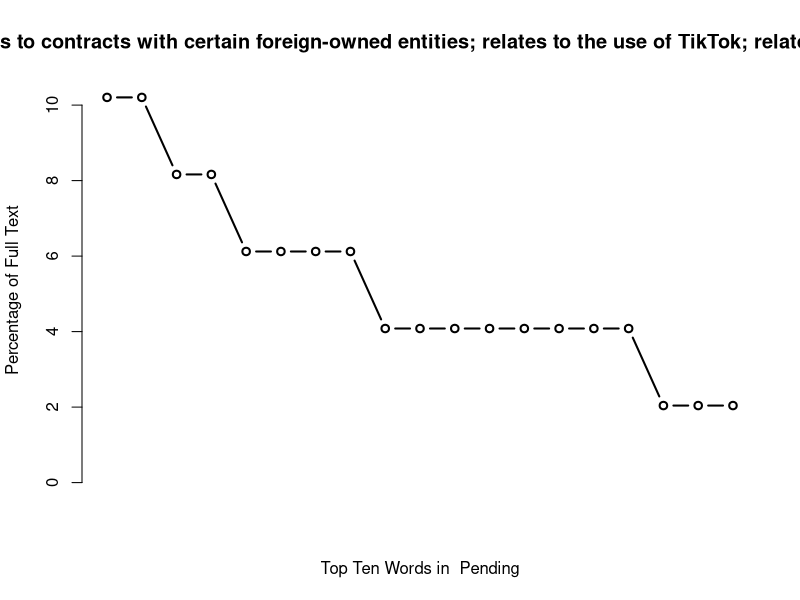
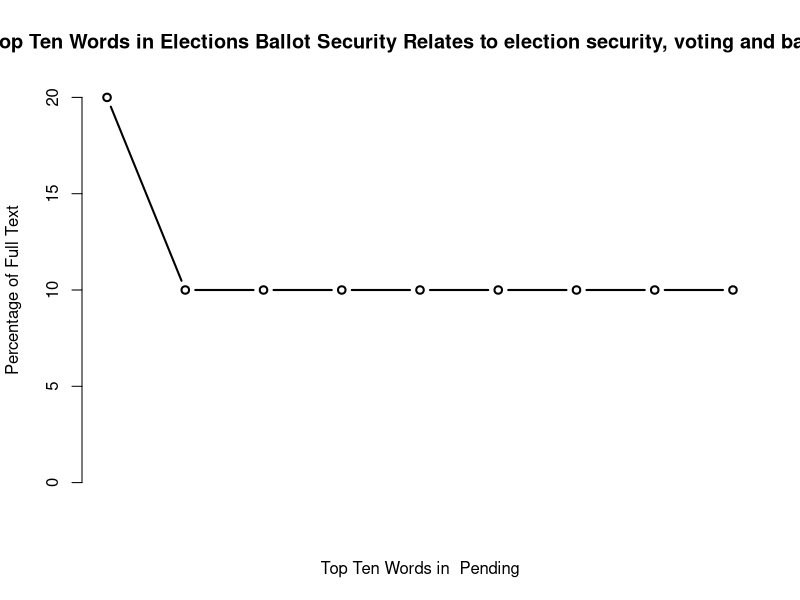
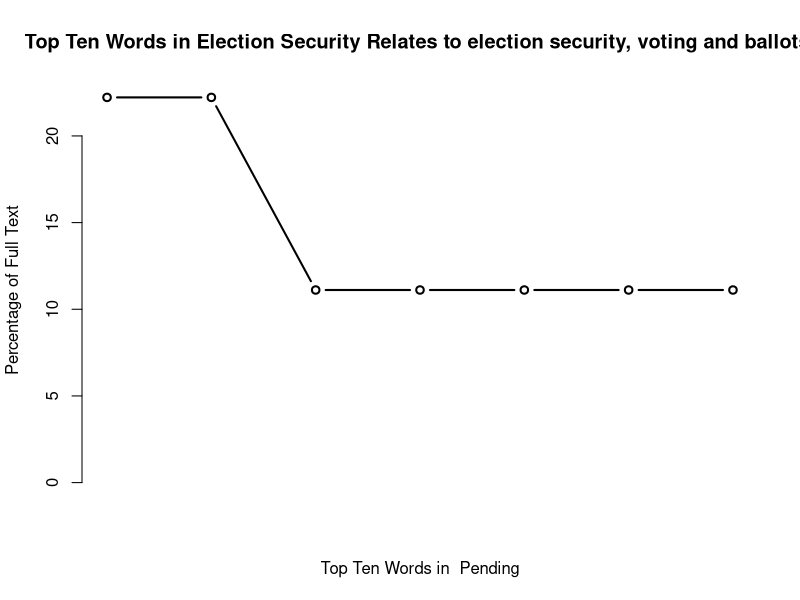
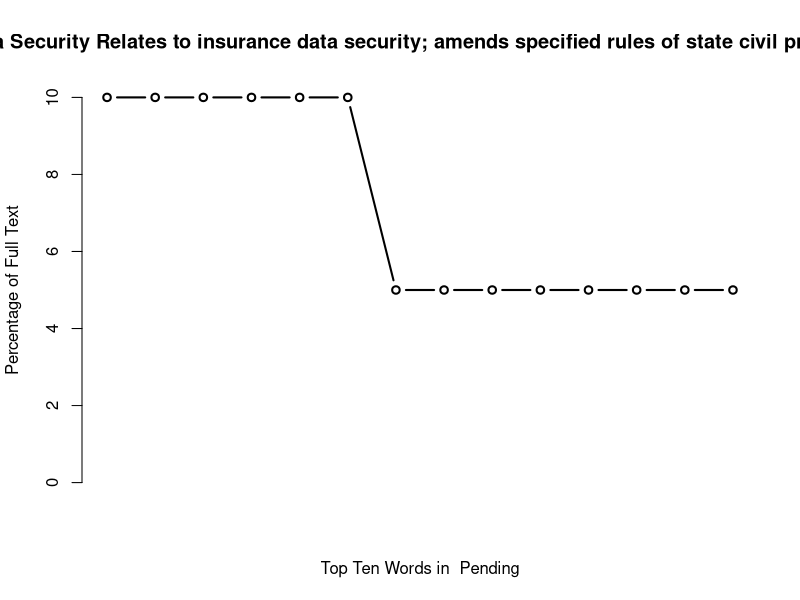
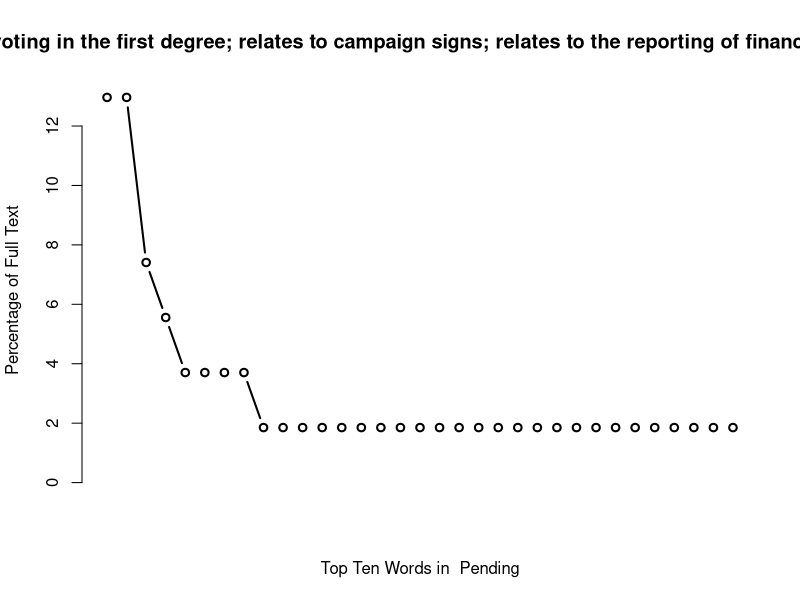
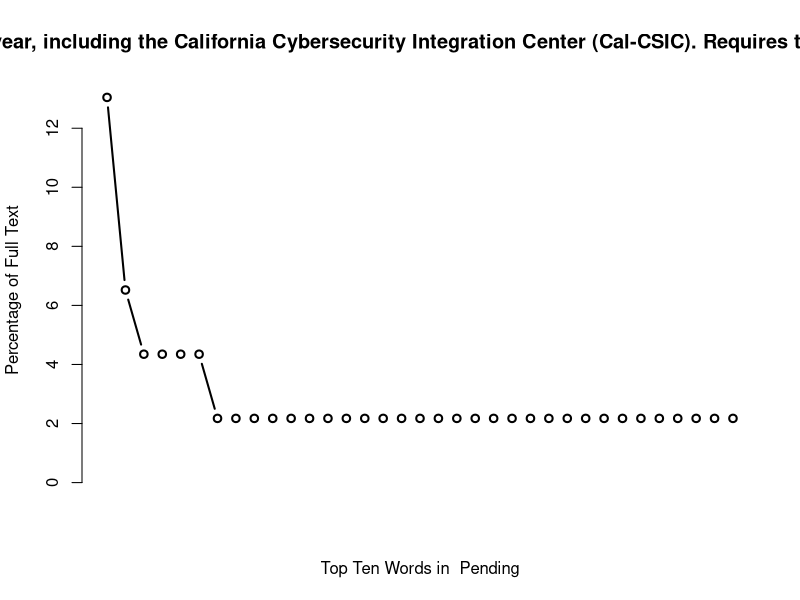
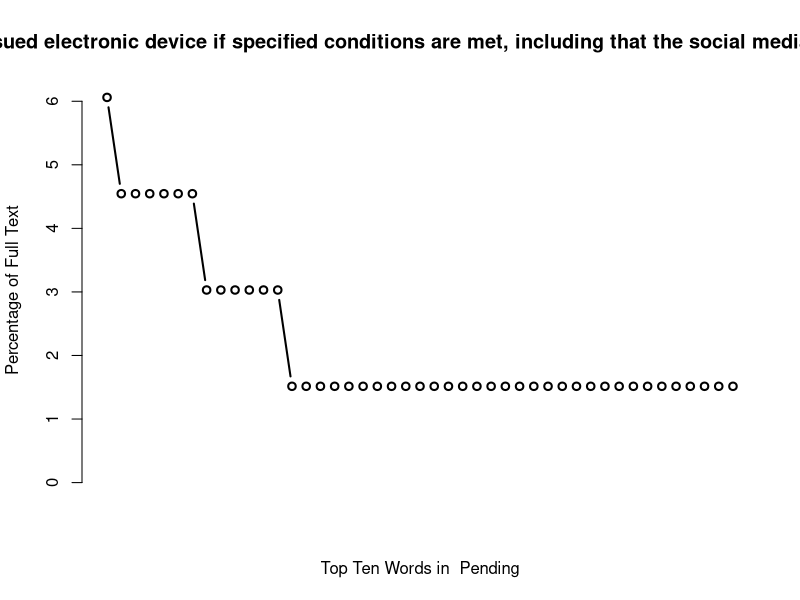
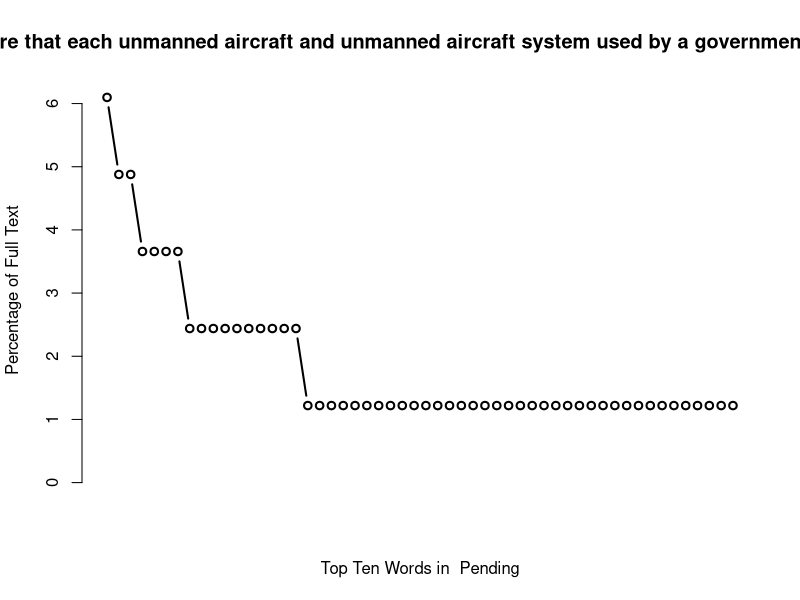

Write the R code that produced these figures, in order.
# Preliminary Data Loading and Cleaning/Filtering to get desired text area from file -- removing metadata

text.v <- scan("cybersecurity2023legislation.txt", what="character", sep="\n")
start.v <- which(text.v == "Alabama")
end.v <- which(text.v == "Establishes the Cyber Maryland Program in the Maryland Technology Development Corporation to increase the cybersecurity workforce in the state, build an advanced cybersecurity workforce, and carry out other purposes related to the cybersecurity workforce in the state; establishes the Cyber Maryland Fund; establishes the Cyber Maryland Board; requires the Maryland Higher Education Commission, in consultation with a certain organization, to expand the Cyber Warrior Diversity Program.")
start.metadata.v <- text.v[1:(start.v - 1)]
end.metadata.v <- text.v[(end.v+1):length(text.v)]
metadata.v <- c(start.metadata.v, end.metadata.v)
laws.v <- text.v[start.v:end.v]
laws.v <- laws.v[!grepl("^[A-Z]+ \\d+$", laws.v)] # all good up until here

# Sorting each of the laws into the statuses

statuses <- c("Pending", "Enacted", "Vetoed", "Failed", "Adopted")  # Add more statuses if needed

status_lists <- list() # initialize blocks list

# Initialize empty lists for each status
for (status in statuses) {
  status_lists[status] <- list()
}

Pending_count <- 0
Enacted_count <- 0
Vetoed_count <- 0
Failed_count <- 0
Adopted_count <- 0

for (i in 3:length(text.v)) {  # Start from the third line to ensure we can access two previous lines
  line <- text.v[i] # Pending - Carryover
  prev_line <- text.v[i - 1] # Foreign Contracts and Commerce
  prev_prev_line <- text.v[i - 2] # H 132
  prev_prev_prev_line <- text.v[i - 3] #ALASKA
  after_line <- text.v[i + 1] # Relates to the....
  
  # Check if the line contains a status indicator
  if (grepl("Pending", line)) {
    current_status <- "Pending"
    Pending_count <- Pending_count + 1
    #status_line <- paste(prev_prev_prev_line, prev_prev_line, prev_line, after_line, sep = " ") if you need to add more lines add them here
    status_line <- paste(prev_line, after_line, sep = " ") #if you need to add more lines add them here
    status_lists[[current_status]][[length(status_lists[[current_status]]) + 1]] <- status_line
  }
  if (grepl("Failed", line)) {
    current_status <- "Failed"
    Failed_count <- Failed_count + 1
    #status_line <- paste(prev_prev_prev_line, prev_prev_line, prev_line, after_line, sep = " ") if you need to add more lines add them here
    status_line <- paste(prev_line, after_line, sep = " ") #if you need to add more lines add them here
    status_lists[[current_status]][[length(status_lists[[current_status]]) + 1]] <- status_line
  }
  if (grepl("Enacted", line)) {
    current_status <- "Enacted"
    Enacted_count <- Enacted_count + 1
    #status_line <- paste(prev_prev_prev_line, prev_prev_line, prev_line, after_line, sep = " ") if you need to add more lines add them here
    status_line <- paste(prev_line, after_line, sep = " ") #if you need to add more lines add them here
    status_lists[[current_status]][[length(status_lists[[current_status]]) + 1]] <- status_line
  }
  if (grepl("Vetoed", line)) {
    current_status <- "Vetoed"
    Vetoed_count <- Vetoed_count + 1
    #status_line <- paste(prev_prev_prev_line, prev_prev_line, prev_line, after_line, sep = " ") if you need to add more lines add them here
    status_line <- paste(prev_line, after_line, sep = " ") #if you need to add more lines add them here
    status_lists[[current_status]][[length(status_lists[[current_status]]) + 1]] <- status_line
  }
  if (grepl("Adopted", line)) {
    current_status <- "Adopted"
    Adopted_count <- Adopted_count + 1
    #status_line <- paste(prev_prev_prev_line, prev_prev_line, prev_line, after_line, sep = " ") if you need to add more lines add them here
    status_line <- paste(prev_line, after_line, sep = " ") #if you need to add more lines add them here
    status_lists[[current_status]][[length(status_lists[[current_status]]) + 1]] <- status_line
  }
}

for (status in statuses) {
  cat(paste("status:", status, "- Count:", eval(parse(text = paste0(status, "_count"))), "\n")) #status: Adopted - Count: 26 
  for (block in status_lists[[status]]) {
    cat("---------------\n")
    cat(block, "\n")      #each of these are the laws descriptions
  }
  cat("\n")
}

for (status in statuses) {
  cat("\n")
  cat(status)
  cat("\n")
  cat("\n")
  for(block in status_lists[[status]]) {
    cat(block)
    cat("\n")
  }
}

# Tf-idf

for(status in statuses) {
  cat(status, "\n")
  cat("\n")
  cat("Length of status_lists[[status]]:", length(status_lists[[status]]), "\n")
 # cat("Number of blocks:", length(status_lists[[status]]), "\n")  # Debugging output
  for(block in status_lists[[status]]) {
  #  cat(status, "\n")
  #  cat("Processing block:", block, "\n")  # Debugging output
    tryCatch({
      block.lower.v <- tolower(block)
      block.words.l <- strsplit(block.lower.v, "\\W")
      block.word.v <- unlist(block.words.l)
      
      #print(paste("Status:", status, "Block:", block))
      #print(paste("Length of block.word.v:", length(block.word.v)))
      
      not.blanks.v  <-  which(block.word.v!="")
      block.word.v <-  block.word.v[not.blanks.v]
      block.freqs.t <- table(block.word.v)
      
      #print(paste("Length of block.freqs.t:", length(block.freqs.t)))
      
      block.status.freqs.t <- sort(block.freqs.t , decreasing=TRUE)
      block.status.rel.freqs.t <- 100*(block.status.freqs.t/sum(block.status.freqs.t))

      cat("Status:", status, "Block:", block, "\n") # Debugging output
      
      #barplot(block.status.rel.freqs.t[1:10], main = paste("Top Ten Words in", block), xlab = "Words", ylab = "Percentage of Full Text")
      
      
      plot(block.status.rel.freqs.t, type="b", xlab= paste("Top Ten Words in ", status), ylab="Percentage of Full Text", xaxt ="n", main = paste("Top Ten Words in", block))
      axis(1,1:10000, labels=names(sorted.block.rel.freqs.t[1:10000]))
    }, error = function(e) {
      cat("\n", "Skipping block due to error:", conditionMessage(e), "\n")
    })
  } 
}


#idf
#for (status in status_lists[[status]]) { #right now only does it for adopted, need it for all of them
#  status.lower.v <- tolower(status)
#  status.words.l <- strsplit(status.lower.v, "\\W")
#  status.word.v <- unlist(status.words.l)
#  not.blanks.v  <-  which(status.word.v!="")
#  status.word.v <-  status.word.v[not.blanks.v]
#  status.freqs.t <- table(status.word.v)
#  sorted.status.freqs.t <- sort(status.freqs.t , decreasing=TRUE)
#  sorted.status.rel.freqs.t <- 100*(sorted.status.freqs.t/sum(sorted.status.freqs.t))
#  plot(sorted.status.rel.freqs.t, type="b", xlab= "Top Ten Words", ylab="Percentage of Full Text", xaxt ="n", main = paste("Top Ten Words in", status))
#  axis(1,1:10000, labels=names(sorted.status.rel.freqs.t [1:10000]))
#  cat("\n")
#}

